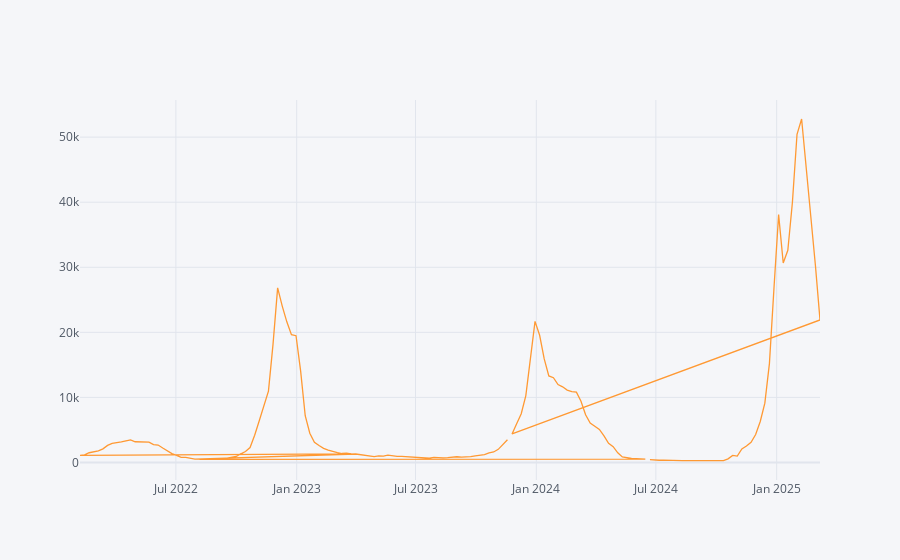

The notebook cell saved with this chart:
### Code cell
updated_df.iplot()

### Figure 1 — Plotly figure (JSON) as saved in the notebook; plotly's stock layout.template omitted (floating-point values rounded to 4 significant figures; data arrays with more than 128 entries replaced by an {"elided": "..."} marker saying what was removed)
{"data": [{"line": {"color": "rgba(255, 153, 51, 1.0)", "dash": "solid", "shape": "linear", "width": 1.3}, "mode": "lines", "name": "value", "text": "", "type": "scatter", "x": {"elided": "162 str values"}, "y": {"elided": "162 int values"}}], "layout": {"autosize": true, "legend": {"bgcolor": "#F5F6F9", "font": {"color": "#4D5663"}}, "paper_bgcolor": "#F5F6F9", "plot_bgcolor": "#F5F6F9", "title": {"font": {"color": "#4D5663"}}, "xaxis": {"autorange": true, "gridcolor": "#E1E5ED", "range": ["2022-02-05", "2025-03-08"], "showgrid": true, "tickfont": {"color": "#4D5663"}, "title": {"font": {"color": "#4D5663"}, "text": ""}, "type": "date", "zerolinecolor": "#E1E5ED"}, "yaxis": {"autorange": true, "gridcolor": "#E1E5ED", "range": [-2697.0, 55710.0], "showgrid": true, "tickfont": {"color": "#4D5663"}, "title": {"font": {"color": "#4D5663"}, "text": ""}, "type": "linear", "zerolinecolor": "#E1E5ED"}}}
